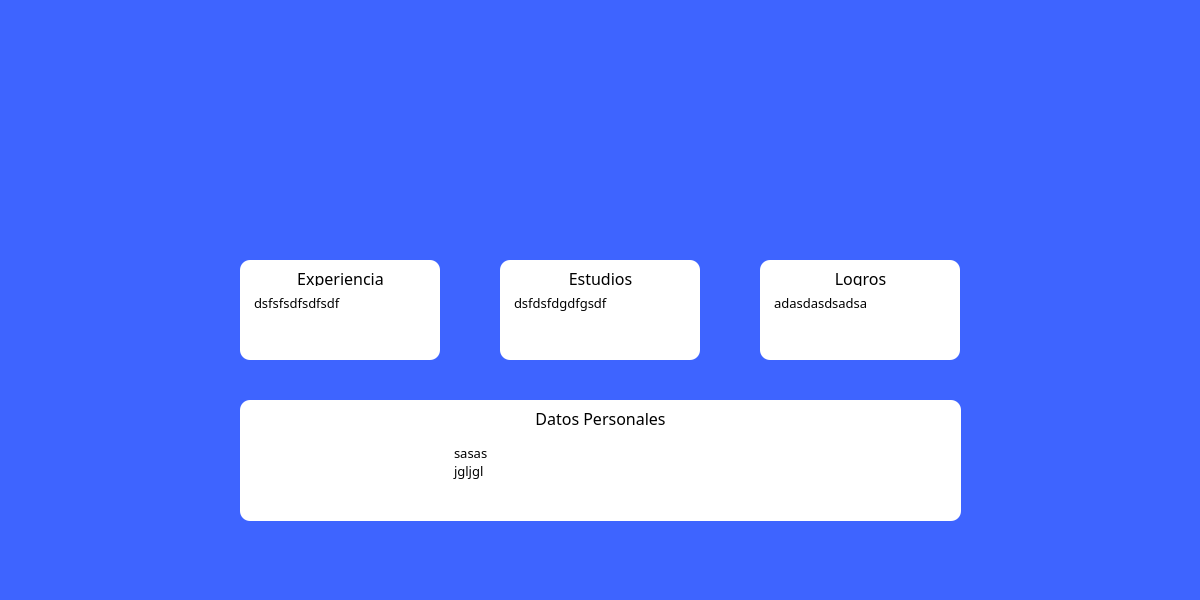
<?xml version="1.0" encoding="UTF-8"?>
<ui version="4.0">
 <class>info_medico</class>
 <widget class="QDialog" name="info_medico">
  <property name="geometry">
   <rect>
    <x>0</x>
    <y>0</y>
    <width>1200</width>
    <height>600</height>
   </rect>
  </property>
  <property name="windowTitle">
   <string>Dialog</string>
  </property>
  <property name="styleSheet">
   <string notr="true">background: #3E64FF;;</string>
  </property>
  <widget class="QLabel" name="foto_medico">
   <property name="geometry">
    <rect>
     <x>500</x>
     <y>30</y>
     <width>181</width>
     <height>181</height>
    </rect>
   </property>
   <property name="text">
    <string/>
   </property>
   <property name="pixmap">
    <pixmap resource="../../resources.qrc">:/imagenes/Imagenes/imgPrueba.png</pixmap>
   </property>
   <property name="scaledContents">
    <bool>true</bool>
   </property>
   <property name="alignment">
    <set>Qt::AlignCenter</set>
   </property>
  </widget>
  <widget class="QLabel" name="label_2">
   <property name="geometry">
    <rect>
     <x>240</x>
     <y>260</y>
     <width>200</width>
     <height>100</height>
    </rect>
   </property>
   <property name="styleSheet">
    <string notr="true">background: white;
border-radius: 10px;</string>
   </property>
   <property name="text">
    <string/>
   </property>
  </widget>
  <widget class="QLabel" name="label_3">
   <property name="geometry">
    <rect>
     <x>500</x>
     <y>260</y>
     <width>200</width>
     <height>100</height>
    </rect>
   </property>
   <property name="styleSheet">
    <string notr="true">background: white;
border-radius: 10px;</string>
   </property>
   <property name="text">
    <string/>
   </property>
  </widget>
  <widget class="QLabel" name="label_4">
   <property name="geometry">
    <rect>
     <x>760</x>
     <y>260</y>
     <width>200</width>
     <height>100</height>
    </rect>
   </property>
   <property name="styleSheet">
    <string notr="true">background: white;
border-radius: 10px;</string>
   </property>
   <property name="text">
    <string/>
   </property>
  </widget>
  <widget class="QLabel" name="label_5">
   <property name="geometry">
    <rect>
     <x>240</x>
     <y>400</y>
     <width>721</width>
     <height>121</height>
    </rect>
   </property>
   <property name="styleSheet">
    <string notr="true">background: white;
border-radius: 10px;</string>
   </property>
   <property name="text">
    <string/>
   </property>
  </widget>
  <widget class="QPlainTextEdit" name="text_experiencia">
   <property name="geometry">
    <rect>
     <x>250</x>
     <y>290</y>
     <width>181</width>
     <height>61</height>
    </rect>
   </property>
   <property name="font">
    <font>
     <family>Montserrat</family>
     <pointsize>10</pointsize>
    </font>
   </property>
   <property name="styleSheet">
    <string notr="true">background: white;
border: none;</string>
   </property>
   <property name="verticalScrollBarPolicy">
    <enum>Qt::ScrollBarAlwaysOff</enum>
   </property>
   <property name="horizontalScrollBarPolicy">
    <enum>Qt::ScrollBarAlwaysOff</enum>
   </property>
   <property name="readOnly">
    <bool>true</bool>
   </property>
   <property name="plainText">
    <string>dsfsfsdfsdfsdf</string>
   </property>
  </widget>
  <widget class="QLabel" name="label_6">
   <property name="geometry">
    <rect>
     <x>290</x>
     <y>270</y>
     <width>101</width>
     <height>16</height>
    </rect>
   </property>
   <property name="font">
    <font>
     <family>Montserrat</family>
     <pointsize>12</pointsize>
    </font>
   </property>
   <property name="styleSheet">
    <string notr="true">background: none;</string>
   </property>
   <property name="text">
    <string>Experiencia</string>
   </property>
   <property name="alignment">
    <set>Qt::AlignCenter</set>
   </property>
  </widget>
  <widget class="QLabel" name="label_7">
   <property name="geometry">
    <rect>
     <x>550</x>
     <y>270</y>
     <width>101</width>
     <height>16</height>
    </rect>
   </property>
   <property name="font">
    <font>
     <family>Montserrat</family>
     <pointsize>12</pointsize>
    </font>
   </property>
   <property name="styleSheet">
    <string notr="true">background: none;</string>
   </property>
   <property name="text">
    <string>Estudios</string>
   </property>
   <property name="alignment">
    <set>Qt::AlignCenter</set>
   </property>
  </widget>
  <widget class="QPlainTextEdit" name="text_estudios">
   <property name="geometry">
    <rect>
     <x>510</x>
     <y>290</y>
     <width>181</width>
     <height>61</height>
    </rect>
   </property>
   <property name="font">
    <font>
     <family>Montserrat</family>
     <pointsize>10</pointsize>
    </font>
   </property>
   <property name="styleSheet">
    <string notr="true">background: white;
border: none;</string>
   </property>
   <property name="verticalScrollBarPolicy">
    <enum>Qt::ScrollBarAlwaysOff</enum>
   </property>
   <property name="horizontalScrollBarPolicy">
    <enum>Qt::ScrollBarAlwaysOff</enum>
   </property>
   <property name="readOnly">
    <bool>true</bool>
   </property>
   <property name="plainText">
    <string>dsfdsfdgdfgsdf</string>
   </property>
  </widget>
  <widget class="QLabel" name="label_8">
   <property name="geometry">
    <rect>
     <x>810</x>
     <y>270</y>
     <width>101</width>
     <height>16</height>
    </rect>
   </property>
   <property name="font">
    <font>
     <family>Montserrat</family>
     <pointsize>12</pointsize>
    </font>
   </property>
   <property name="styleSheet">
    <string notr="true">background: none;</string>
   </property>
   <property name="text">
    <string>Logros</string>
   </property>
   <property name="alignment">
    <set>Qt::AlignCenter</set>
   </property>
  </widget>
  <widget class="QPlainTextEdit" name="text_logros">
   <property name="geometry">
    <rect>
     <x>770</x>
     <y>290</y>
     <width>181</width>
     <height>61</height>
    </rect>
   </property>
   <property name="font">
    <font>
     <family>Montserrat</family>
     <pointsize>10</pointsize>
    </font>
   </property>
   <property name="styleSheet">
    <string notr="true">background: white;
border: none;</string>
   </property>
   <property name="verticalScrollBarPolicy">
    <enum>Qt::ScrollBarAlwaysOff</enum>
   </property>
   <property name="horizontalScrollBarPolicy">
    <enum>Qt::ScrollBarAlwaysOff</enum>
   </property>
   <property name="readOnly">
    <bool>true</bool>
   </property>
   <property name="plainText">
    <string>adasdasdsadsa
</string>
   </property>
  </widget>
  <widget class="QLabel" name="label_9">
   <property name="geometry">
    <rect>
     <x>510</x>
     <y>410</y>
     <width>181</width>
     <height>16</height>
    </rect>
   </property>
   <property name="font">
    <font>
     <family>Montserrat</family>
     <pointsize>12</pointsize>
    </font>
   </property>
   <property name="styleSheet">
    <string notr="true">background: none;</string>
   </property>
   <property name="text">
    <string>Datos Personales</string>
   </property>
   <property name="alignment">
    <set>Qt::AlignCenter</set>
   </property>
  </widget>
  <widget class="QPlainTextEdit" name="text_datos_personales">
   <property name="geometry">
    <rect>
     <x>450</x>
     <y>440</y>
     <width>411</width>
     <height>71</height>
    </rect>
   </property>
   <property name="font">
    <font>
     <family>Montserrat</family>
     <pointsize>10</pointsize>
    </font>
   </property>
   <property name="layoutDirection">
    <enum>Qt::LeftToRight</enum>
   </property>
   <property name="styleSheet">
    <string notr="true">background: white;
border: none;
</string>
   </property>
   <property name="inputMethodHints">
    <set>Qt::ImhMultiLine</set>
   </property>
   <property name="verticalScrollBarPolicy">
    <enum>Qt::ScrollBarAlwaysOff</enum>
   </property>
   <property name="horizontalScrollBarPolicy">
    <enum>Qt::ScrollBarAlwaysOff</enum>
   </property>
   <property name="readOnly">
    <bool>true</bool>
   </property>
   <property name="plainText">
    <string>sasas
jgljgl

</string>
   </property>
  </widget>
 </widget>
 <resources>
  <include location="../../resources.qrc"/>
 </resources>
 <connections/>
</ui>
